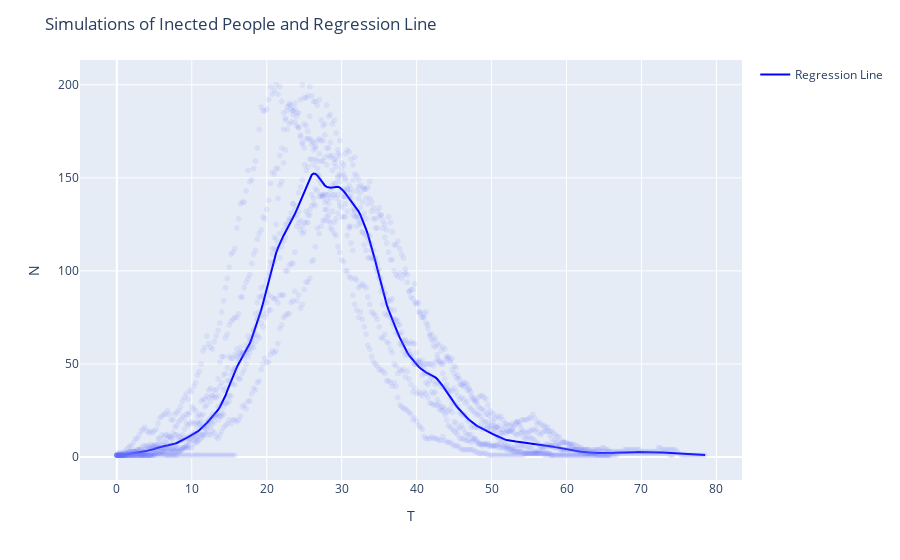

The cell this chart's notebook holds for it:
### Code cell
# Create a scatter plot for the infected people
fig_smoothed = px.scatter(all_sims_infected_people, x='T', y='N', opacity=0.1)

# Add the regression line to the plot
fig_smoothed.add_trace(go.Scatter(x=smoothed[:, 0], y=smoothed[:, 1],
                         mode='lines', line=dict(color='blue'),
                         name='Regression Line'))

# Customize the layout
fig_smoothed.update_layout(
    title="Simulations of Inected People and Regression Line",
    xaxis_title="T",
    yaxis_title="N",
    showlegend=True
)

# Show the interactive plot
fig_smoothed.show()

### Figure 1 — Plotly figure (JSON) as saved in the notebook; plotly's stock layout.template omitted (floating-point values rounded to 4 significant figures; data arrays with more than 128 entries replaced by an {"elided": "..."} marker saying what was removed)
{"data": [{"hovertemplate": "T=%{x}<br>N=%{y}<extra></extra>", "legendgroup": "", "marker": {"color": "#636efa", "opacity": 0.1, "symbol": "circle"}, "mode": "markers", "name": "", "showlegend": false, "type": "scattergl", "x": {"elided": "2070 float values"}, "xaxis": "x", "y": {"elided": "2070 int values"}, "yaxis": "y"}, {"line": {"color": "blue"}, "mode": "lines", "name": "Regression Line", "type": "scatter", "x": {"elided": "2070 float values"}, "y": {"elided": "2070 float values"}}], "layout": {"legend": {"tracegroupgap": 0}, "margin": {"t": 60}, "showlegend": true, "title": {"text": "Simulations of Inected People and Regression Line"}, "xaxis": {"anchor": "y", "domain": [0, 1], "title": {"text": "T"}}, "yaxis": {"anchor": "x", "domain": [0, 1], "title": {"text": "N"}}}}
